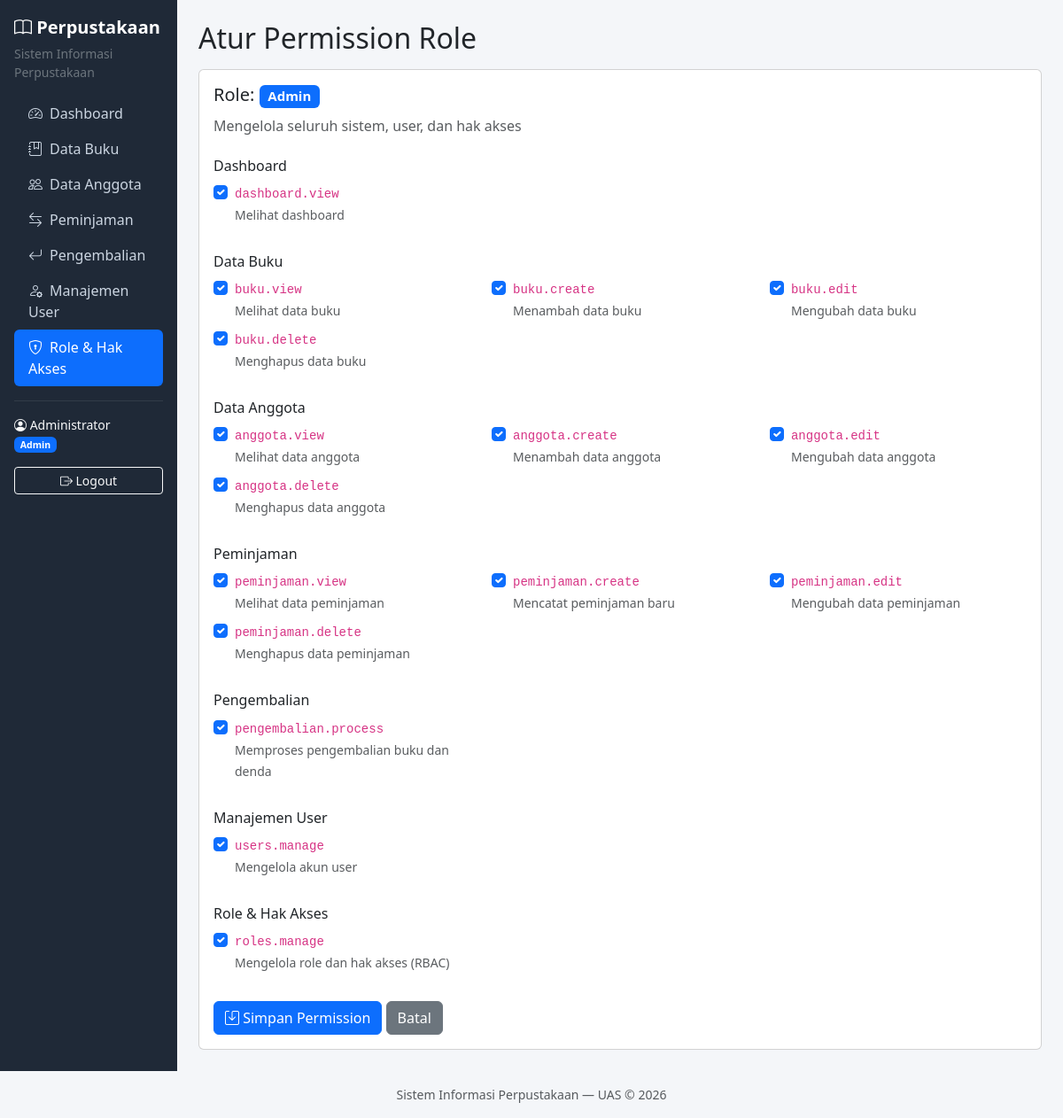
The page /source/roles/edit.php?id=1 (signed in) on the database its author committed.
### tables this page shows
CREATE TABLE IF NOT EXISTS roles (
    id INT AUTO_INCREMENT PRIMARY KEY,
    name VARCHAR(50) NOT NULL UNIQUE,
    description VARCHAR(255) NULL
);

CREATE TABLE IF NOT EXISTS permissions (
    id INT AUTO_INCREMENT PRIMARY KEY,
    name VARCHAR(100) NOT NULL UNIQUE,
    description VARCHAR(255) NULL
);

### source/includes/auth.php (called while the page is built, shortened)
<?php
function url($path)
{
    return BASE_PATH . $path;
}
function e($str)
{
    return htmlspecialchars((string) $str, ENT_QUOTES, 'UTF-8');
}
function currentUser()
{
    return $_SESSION['user'] ?? null;
}
function userPermissions(PDO $pdo)
{
    $user = currentUser();
    $stmt = $pdo->prepare(
        'SELECT p.name FROM permissions p
         JOIN role_permissions rp ON rp.permission_id = p.id
         WHERE rp.role_id = ?'
    );
    $stmt->execute([$user['role_id']]);
    return $stmt->fetchAll(PDO::FETCH_COLUMN);
}
function can(PDO $pdo, $permission)
{
    return in_array($permission, userPermissions($pdo), true);
}

### source/roles/edit.php (the view, shortened to what this page needs)
<?php
require __DIR__ . '/../config/database.php';
require __DIR__ . '/../includes/auth.php';
$title = 'Atur Permission Role';
$id = (int) ($_GET['id'] ?? 0);
$stmt = $pdo->prepare('SELECT * FROM roles WHERE id = ?');
$stmt->execute([$id]);
$role = $stmt->fetch();
$permissions = $pdo->query('SELECT * FROM permissions ORDER BY id')->fetchAll();
$stmt = $pdo->prepare('SELECT permission_id FROM role_permissions WHERE role_id = ?');
$stmt->execute([$id]);
$aktif = $stmt->fetchAll(PDO::FETCH_COLUMN);
$kelompok = [];
foreach ($permissions as $p) {
    $modul = explode('.', $p['name'])[0];
    $kelompok[$modul][] = $p;
}
$labelModul = [
    'dashboard'    => 'Dashboard',
    'buku'         => 'Data Buku',
    'anggota'      => 'Data Anggota',
    'peminjaman'   => 'Peminjaman',
    'pengembalian' => 'Pengembalian',
    'users'        => 'Manajemen User',
    'roles'        => 'Role & Hak Akses',
];
require __DIR__ . '/../includes/header.php';
?>
<div class="card"><div class="card-body">
    <h5>Role: <span class="badge bg-primary"><?= e($role['name']) ?></span></h5>
    <p class="text-muted"><?= e($role['description']) ?></p>
    <form method="post" action="<?= url('/roles/edit.php') ?>?id=<?= $id ?>">
        <?php foreach ($kelompok as $modul => $daftar): ?>
            <h6 class="mt-4"><?= e($labelModul[$modul] ?? ucfirst($modul)) ?></h6>
            <div class="row">
                <?php foreach ($daftar as $p): ?>
                    <div class="col-md-4">
                        <div class="form-check mb-2">
                            <input class="form-check-input" type="checkbox" name="permissions[]"
                                   value="<?= (int) $p['id'] ?>" id="perm-<?= (int) $p['id'] ?>"
                                   <?= in_array($p['id'], $aktif, false) ? 'checked' : '' ?>>
                            <label class="form-check-label" for="perm-<?= (int) $p['id'] ?>">
                                <code><?= e($p['name']) ?></code><br>
                                <small class="text-muted"><?= e($p['description']) ?></small>
                            </label>
                        </div>
                    </div>
                <?php endforeach; ?>
            </div>
        <?php endforeach; ?>
        <div class="mt-4">
            <button type="submit" class="btn btn-primary"><i class="bi bi-save"></i> Simpan Permission</button>
            <a href="<?= url('/roles/index.php') ?>" class="btn btn-secondary">Batal</a>
        </div>
    </form>
</div></div>
<?php require __DIR__ . '/../includes/footer.php'; ?>

### source/includes/header.php (shortened to what this page needs)
<?php
$user = currentUser();
$uri = $_SERVER['REQUEST_URI'] ?? '';
function menuAktif($path, $uri)
{
    return strpos($uri, $path) === 0 ? 'active' : '';
}
?>
<!DOCTYPE html>
<html lang="id">
<head>
    <link href="https://cdn.jsdelivr.net/npm/bootstrap@5.3.3/dist/css/bootstrap.min.css" rel="stylesheet">
    <link href="https://cdn.jsdelivr.net/npm/bootstrap-icons@1.11.3/font/bootstrap-icons.min.css" rel="stylesheet">
</head>
<body>
<div class="container-fluid">
    <div class="row">
        <nav class="col-md-3 col-lg-2 d-md-block sidebar p-3">
            <div class="brand fs-5 mb-1"><i class="bi bi-book"></i> Perpustakaan</div>
            <div class="text-secondary small mb-3">Sistem Informasi Perpustakaan</div>
            <ul class="nav flex-column">
                <li class="nav-item">
                    <a class="nav-link <?= menuAktif(url('/dashboard.php'), $uri) ?>" href="<?= url('/dashboard.php') ?>"><i class="bi bi-speedometer2"></i>Dashboard</a>
                </li>
                <?php if (can($pdo, 'buku.view')): ?>
                <li class="nav-item">
                    <a class="nav-link <?= menuAktif(url('/buku/'), $uri) ?>" href="<?= url('/buku/index.php') ?>"><i class="bi bi-journal-bookmark"></i>Data Buku</a>
                </li>
                <?php endif; ?>
                <?php if (can($pdo, 'anggota.view')): ?>
                <li class="nav-item">
                    <a class="nav-link <?= menuAktif(url('/anggota/'), $uri) ?>" href="<?= url('/anggota/index.php') ?>"><i class="bi bi-people"></i>Data Anggota</a>
                </li>
                <?php endif; ?>
                <?php if (can($pdo, 'peminjaman.view')): ?>
                <li class="nav-item">
                    <a class="nav-link <?= menuAktif(url('/peminjaman/'), $uri) ?>" href="<?= url('/peminjaman/index.php') ?>"><i class="bi bi-arrow-left-right"></i>Peminjaman</a>
                </li>
                <?php endif; ?>
                <?php if (can($pdo, 'pengembalian.process')): ?>
                <li class="nav-item">
                    <a class="nav-link <?= menuAktif(url('/pengembalian/'), $uri) ?>" href="<?= url('/pengembalian/index.php') ?>"><i class="bi bi-arrow-return-left"></i>Pengembalian</a>
                </li>
                <?php endif; ?>
                <?php if (can($pdo, 'users.manage')): ?>
                <li class="nav-item">
                    <a class="nav-link <?= menuAktif(url('/users/'), $uri) ?>" href="<?= url('/users/index.php') ?>"><i class="bi bi-person-gear"></i>Manajemen User</a>
                </li>
                <?php endif; ?>
                <?php if (can($pdo, 'roles.manage')): ?>
                <li class="nav-item">
                    <a class="nav-link <?= menuAktif(url('/roles/'), $uri) ?>" href="<?= url('/roles/index.php') ?>"><i class="bi bi-shield-lock"></i>Role &amp; Hak Akses</a>
                </li>
                <?php endif; ?>
            </ul>
            <hr class="border-secondary">
            <div class="text-light small">
                <i class="bi bi-person-circle"></i> <?= e($user['name']) ?><br>
                <span class="badge bg-primary"><?= e($user['role_name']) ?></span>
            </div>
            <a href="<?= url('/logout.php') ?>" class="btn btn-outline-light btn-sm w-100 mt-3"><i class="bi bi-box-arrow-right"></i> Logout</a>
        </nav>
        <main class="col-md-9 ms-sm-auto col-lg-10 content">
            <h2 class="mb-3"><?= e($title ?? 'Dashboard') ?></h2>

### source/includes/header.php (style rules this page uses)
body { background-color: #f4f6f9; }
.sidebar { min-height: 100vh; background: #1f2937; }
.sidebar .nav-link { color: #cbd5e1; border-radius: .375rem; }
.sidebar .nav-link.active { background: #0d6efd; color: #fff; }
.sidebar .nav-link i { margin-right: .5rem; }
.sidebar .brand { color: #fff; font-weight: 700; }
.content { padding: 1.5rem; }

### rows shown on the page
roles: name "Admin", description "Mengelola seluruh sistem, user, dan hak akses"
permissions: id "☑", name "dashboard.view", description "Melihat dashboard"
permissions: id "☑", name "buku.view", description "Melihat data buku"
permissions: id "☑", name "buku.create", description "Menambah data buku"
permissions: id "☑", name "buku.edit", description "Mengubah data buku"
permissions: id "☑", name "buku.delete", description "Menghapus data buku"
permissions: id "☑", name "anggota.view", description "Melihat data anggota"
permissions: id "☑", name "anggota.create", description "Menambah data anggota"
permissions: id "☑", name "anggota.edit", description "Mengubah data anggota"
permissions: id "☑", name "anggota.delete", description "Menghapus data anggota"
permissions: id "☑", name "peminjaman.view", description "Melihat data peminjaman"
permissions: id "☑", name "peminjaman.create", description "Mencatat peminjaman baru"
permissions: id "☑", name "peminjaman.edit", description "Mengubah data peminjaman"
permissions: id "☑", name "peminjaman.delete", description "Menghapus data peminjaman"
permissions: id "☑", name "pengembalian.process", description "Memproses pengembalian buku dan denda"
permissions: id "☑", name "users.manage", description "Mengelola akun user"
permissions: name "Role & Hak Akses", id "☑", name "roles.manage", description "Mengelola role dan hak akses (RBAC)"

### other values the page prints
$user['name'] "Administrator"
$title "Atur Permission Role"
$labelModul[$modul] "Dashboard"
$labelModul[$modul] "Data Buku"
$labelModul[$modul] "Data Anggota"
$labelModul[$modul] "Peminjaman"
$labelModul[$modul] "Pengembalian"
$labelModul[$modul] "Manajemen User"
